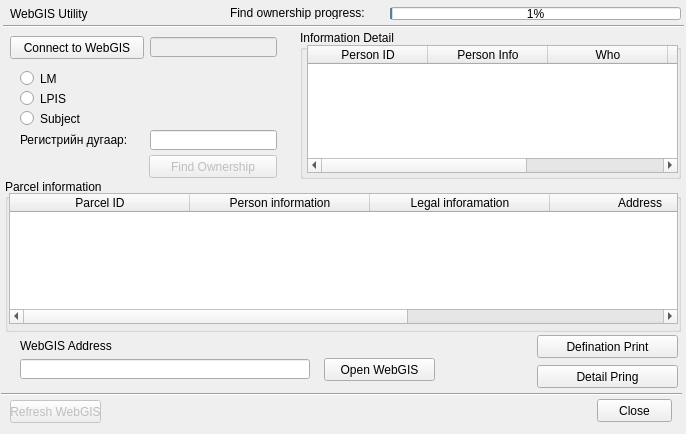
<?xml version="1.0" encoding="UTF-8"?>
<ui version="4.0">
 <class>WebgisUtilityDialog</class>
 <widget class="QDialog" name="WebgisUtilityDialog">
  <property name="geometry">
   <rect>
    <x>0</x>
    <y>0</y>
    <width>686</width>
    <height>434</height>
   </rect>
  </property>
  <property name="minimumSize">
   <size>
    <width>686</width>
    <height>434</height>
   </size>
  </property>
  <property name="maximumSize">
   <size>
    <width>686</width>
    <height>434</height>
   </size>
  </property>
  <property name="windowTitle">
   <string>Dialog</string>
  </property>
  <widget class="QLineEdit" name="webgis_ip_edit">
   <property name="enabled">
    <bool>false</bool>
   </property>
   <property name="geometry">
    <rect>
     <x>150</x>
     <y>37</y>
     <width>127</width>
     <height>20</height>
    </rect>
   </property>
   <property name="readOnly">
    <bool>true</bool>
   </property>
  </widget>
  <widget class="Line" name="line">
   <property name="geometry">
    <rect>
     <x>3</x>
     <y>18</y>
     <width>681</width>
     <height>16</height>
    </rect>
   </property>
   <property name="orientation">
    <enum>Qt::Horizontal</enum>
   </property>
  </widget>
  <widget class="QLineEdit" name="person_id">
   <property name="geometry">
    <rect>
     <x>150</x>
     <y>130</y>
     <width>127</width>
     <height>20</height>
    </rect>
   </property>
  </widget>
  <widget class="QLabel" name="label">
   <property name="geometry">
    <rect>
     <x>20</x>
     <y>132</y>
     <width>131</width>
     <height>16</height>
    </rect>
   </property>
   <property name="text">
    <string>Регистрийн дугаар:</string>
   </property>
  </widget>
  <widget class="QPushButton" name="refresh_webgis_button">
   <property name="enabled">
    <bool>false</bool>
   </property>
   <property name="geometry">
    <rect>
     <x>10</x>
     <y>400</y>
     <width>91</width>
     <height>23</height>
    </rect>
   </property>
   <property name="text">
    <string>Refresh WebGIS</string>
   </property>
  </widget>
  <widget class="QPushButton" name="find_ownership_button">
   <property name="enabled">
    <bool>false</bool>
   </property>
   <property name="geometry">
    <rect>
     <x>149</x>
     <y>155</y>
     <width>128</width>
     <height>23</height>
    </rect>
   </property>
   <property name="text">
    <string>Find Ownership</string>
   </property>
  </widget>
  <widget class="QGroupBox" name="groupBox">
   <property name="geometry">
    <rect>
     <x>5</x>
     <y>179</y>
     <width>676</width>
     <height>153</height>
    </rect>
   </property>
   <property name="title">
    <string>Parcel information</string>
   </property>
   <widget class="QTableWidget" name="owner_twidget">
    <property name="geometry">
     <rect>
      <x>4</x>
      <y>14</y>
      <width>669</width>
      <height>131</height>
     </rect>
    </property>
    <attribute name="horizontalHeaderDefaultSectionSize">
     <number>180</number>
    </attribute>
    <attribute name="horizontalHeaderMinimumSectionSize">
     <number>30</number>
    </attribute>
    <attribute name="verticalHeaderDefaultSectionSize">
     <number>30</number>
    </attribute>
    <attribute name="verticalHeaderMinimumSectionSize">
     <number>19</number>
    </attribute>
    <column>
     <property name="text">
      <string>Parcel ID</string>
     </property>
    </column>
    <column>
     <property name="text">
      <string>Person information</string>
     </property>
    </column>
    <column>
     <property name="text">
      <string>Legal inforamation</string>
     </property>
    </column>
    <column>
     <property name="text">
      <string>Address</string>
     </property>
    </column>
    <column>
     <property name="text">
      <string>Status</string>
     </property>
    </column>
   </widget>
  </widget>
  <widget class="QPushButton" name="detail_print_button">
   <property name="enabled">
    <bool>true</bool>
   </property>
   <property name="geometry">
    <rect>
     <x>537</x>
     <y>365</y>
     <width>141</width>
     <height>23</height>
    </rect>
   </property>
   <property name="text">
    <string>Detail Pring</string>
   </property>
  </widget>
  <widget class="QPushButton" name="close_button">
   <property name="geometry">
    <rect>
     <x>597</x>
     <y>399</y>
     <width>75</width>
     <height>23</height>
    </rect>
   </property>
   <property name="text">
    <string>Close</string>
   </property>
  </widget>
  <widget class="Line" name="line_2">
   <property name="geometry">
    <rect>
     <x>1</x>
     <y>386</y>
     <width>681</width>
     <height>16</height>
    </rect>
   </property>
   <property name="orientation">
    <enum>Qt::Horizontal</enum>
   </property>
  </widget>
  <widget class="QPushButton" name="open_webgis_button">
   <property name="geometry">
    <rect>
     <x>324</x>
     <y>358</y>
     <width>111</width>
     <height>23</height>
    </rect>
   </property>
   <property name="text">
    <string>Open WebGIS</string>
   </property>
  </widget>
  <widget class="QLineEdit" name="webgis_url_edit">
   <property name="geometry">
    <rect>
     <x>20</x>
     <y>359</y>
     <width>290</width>
     <height>20</height>
    </rect>
   </property>
   <property name="readOnly">
    <bool>true</bool>
   </property>
  </widget>
  <widget class="QLabel" name="label_2">
   <property name="geometry">
    <rect>
     <x>20</x>
     <y>338</y>
     <width>291</width>
     <height>16</height>
    </rect>
   </property>
   <property name="text">
    <string>WebGIS Address</string>
   </property>
  </widget>
  <widget class="QLabel" name="error_label">
   <property name="geometry">
    <rect>
     <x>110</x>
     <y>400</y>
     <width>471</width>
     <height>20</height>
    </rect>
   </property>
   <property name="text">
    <string/>
   </property>
  </widget>
  <widget class="QLabel" name="label_3">
   <property name="geometry">
    <rect>
     <x>10</x>
     <y>6</y>
     <width>211</width>
     <height>16</height>
    </rect>
   </property>
   <property name="text">
    <string>WebGIS Utility</string>
   </property>
  </widget>
  <widget class="QProgressBar" name="progressBar">
   <property name="geometry">
    <rect>
     <x>390</x>
     <y>7</y>
     <width>291</width>
     <height>13</height>
    </rect>
   </property>
   <property name="value">
    <number>1</number>
   </property>
  </widget>
  <widget class="QPushButton" name="check_connect_button">
   <property name="geometry">
    <rect>
     <x>10</x>
     <y>36</y>
     <width>134</width>
     <height>23</height>
    </rect>
   </property>
   <property name="text">
    <string>Connect to WebGIS</string>
   </property>
  </widget>
  <widget class="QLabel" name="label_4">
   <property name="geometry">
    <rect>
     <x>230</x>
     <y>6</y>
     <width>143</width>
     <height>13</height>
    </rect>
   </property>
   <property name="text">
    <string>Find ownership progress:</string>
   </property>
  </widget>
  <widget class="QRadioButton" name="lm_rbutton">
   <property name="geometry">
    <rect>
     <x>20</x>
     <y>70</y>
     <width>82</width>
     <height>17</height>
    </rect>
   </property>
   <property name="text">
    <string>LM</string>
   </property>
  </widget>
  <widget class="QRadioButton" name="lpis_rbutton">
   <property name="geometry">
    <rect>
     <x>20</x>
     <y>90</y>
     <width>82</width>
     <height>17</height>
    </rect>
   </property>
   <property name="text">
    <string>LPIS</string>
   </property>
  </widget>
  <widget class="QRadioButton" name="subject_rbutton">
   <property name="geometry">
    <rect>
     <x>20</x>
     <y>110</y>
     <width>82</width>
     <height>17</height>
    </rect>
   </property>
   <property name="text">
    <string>Subject</string>
   </property>
  </widget>
  <widget class="QGroupBox" name="groupBox_2">
   <property name="geometry">
    <rect>
     <x>300</x>
     <y>30</y>
     <width>381</width>
     <height>149</height>
    </rect>
   </property>
   <property name="title">
    <string>Information Detail</string>
   </property>
   <widget class="QTableWidget" name="owner_co_twidget">
    <property name="geometry">
     <rect>
      <x>7</x>
      <y>15</y>
      <width>371</width>
      <height>128</height>
     </rect>
    </property>
    <attribute name="horizontalHeaderDefaultSectionSize">
     <number>120</number>
    </attribute>
    <column>
     <property name="text">
      <string>Person ID</string>
     </property>
    </column>
    <column>
     <property name="text">
      <string>Person Info</string>
     </property>
    </column>
    <column>
     <property name="text">
      <string>Who</string>
     </property>
    </column>
    <column>
     <property name="text">
      <string>New Column</string>
     </property>
    </column>
    <column>
     <property name="text">
      <string>New Column</string>
     </property>
    </column>
   </widget>
  </widget>
  <widget class="QPushButton" name="defination_print_button">
   <property name="enabled">
    <bool>true</bool>
   </property>
   <property name="geometry">
    <rect>
     <x>537</x>
     <y>335</y>
     <width>141</width>
     <height>23</height>
    </rect>
   </property>
   <property name="text">
    <string>Defination Print</string>
   </property>
  </widget>
 </widget>
 <tabstops>
  <tabstop>person_id</tabstop>
  <tabstop>find_ownership_button</tabstop>
  <tabstop>open_webgis_button</tabstop>
  <tabstop>owner_twidget</tabstop>
  <tabstop>webgis_ip_edit</tabstop>
  <tabstop>refresh_webgis_button</tabstop>
  <tabstop>webgis_url_edit</tabstop>
  <tabstop>detail_print_button</tabstop>
  <tabstop>close_button</tabstop>
 </tabstops>
 <resources/>
 <connections/>
</ui>
